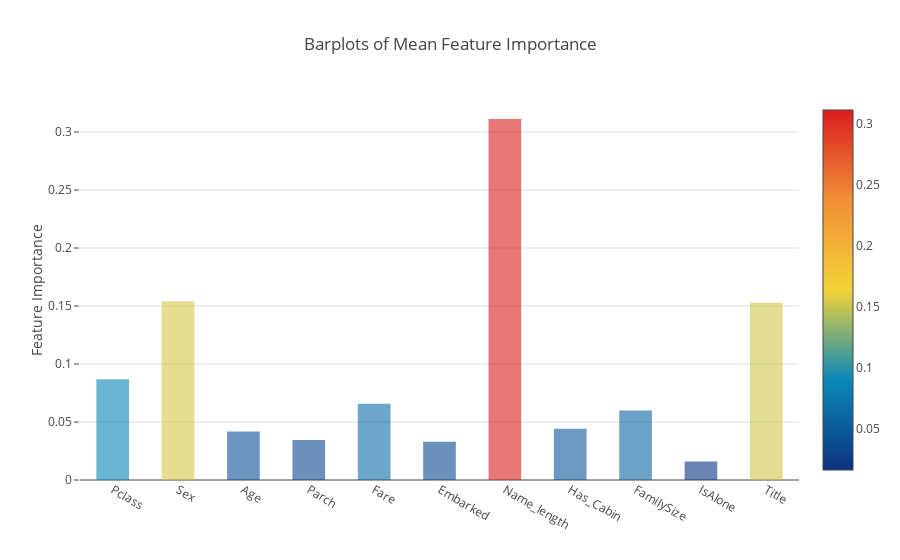

Write notebook code for a chart like this one.
### Code cell
y = feature_dataframe['mean'].values
x = feature_dataframe['features'].values
data = [go.Bar(
            x= x,
             y= y,
            width = 0.5,
            marker=dict(
               color = feature_dataframe['mean'].values,
            colorscale='Portland',
            showscale=True,
            reversescale = False
            ),
            opacity=0.6
        )]

layout= go.Layout(
    autosize= True,
    title= 'Barplots of Mean Feature Importance',
    hovermode= 'closest',
#     xaxis= dict(
#         title= 'Pop',
#         ticklen= 5,
#         zeroline= False,
#         gridwidth= 2,
#     ),
    yaxis=dict(
        title= 'Feature Importance',
        ticklen= 5,
        gridwidth= 2
    ),
    showlegend= False
)
fig = go.Figure(data=data, layout=layout)
py.iplot(fig, filename='bar-direct-labels')

### Figure 1 — Plotly figure (JSON) as saved in the notebook; plotly's stock layout.template omitted (floating-point values rounded to 4 significant figures)
{"data": [{"marker": {"color": [0.08688, 0.1541, 0.04182, 0.03443, 0.06577, 0.03294, 0.3112, 0.04422, 0.05989, 0.01594, 0.1528], "colorscale": "Portland", "reversescale": false, "showscale": true}, "opacity": 0.6, "type": "bar", "uid": "62b44f9c-c930-11e8-853d-8c8590b26355", "width": 0.5, "x": ["Pclass", "Sex", "Age", "Parch", "Fare", "Embarked", "Name_length", "Has_Cabin", "FamilySize", "IsAlone", "Title"], "y": [0.08688, 0.1541, 0.04182, 0.03443, 0.06577, 0.03294, 0.3112, 0.04422, 0.05989, 0.01594, 0.1528]}], "layout": {"autosize": true, "hovermode": "closest", "showlegend": false, "title": "Barplots of Mean Feature Importance", "yaxis": {"gridwidth": 2, "ticklen": 5, "title": "Feature Importance"}}}
